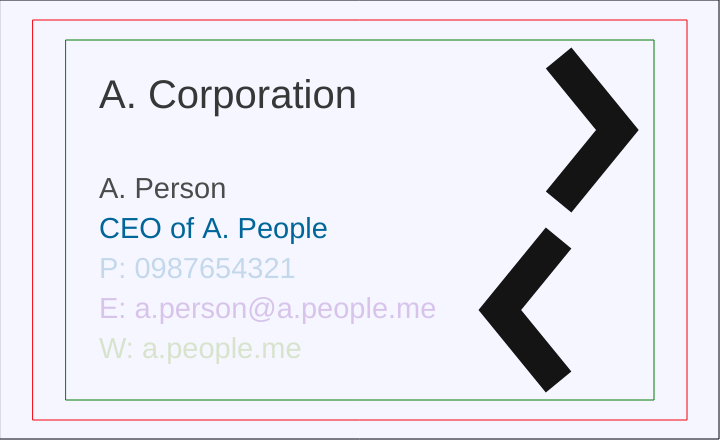
Frame 1 (no input)
Frame 60 (no input): identical to frame 1, image omitted
Frame 120 (the mouse pressed at the canvas centre since frame 60): identical to frame 1, image omitted

The p5.js sketch that drew this single still picture (run headless with seeded random() and noise() and a simulated clock; from frame 60 on, the mouse is pressed at the canvas centre):

// p5.js sketch
// ── sketch.js
// Print dimensions - good to keep ratios as variables throughout!
var cardH = 400;
var cardW = Math.round(cardH*1.636); // maintains aspect ratio throughout

// additional bleed and padding %
// use native JavaScript object Math to round - can't have decimals for pixels
var bleedPadW = Math.round(cardW*0.05);
var bleedPadH = Math.round(cardH*0.05);

// dimensions for bleed area
var bleedXmin = 0;
var bleedXmax = cardW + (bleedPadW*2);
var bleedYmin = 0;
var bleedYmax = cardH + (bleedPadH*2);

// dims for centered card area
var cardXmin = 0 + bleedPadW;
var cardXmax = cardW;
var cardYmin = 0 + bleedPadH;
var cardYmax = cardH;

// dims for centered padding area
var padXmin = cardXmin + bleedPadW;
var padXmax = cardXmax - bleedPadW*2;
var padYmin = cardYmin + bleedPadH;
var padYmax = cardYmax - bleedPadH*2;


function setup() {
	createCanvas(bleedXmax, bleedYmax); //width and height of my canvas
	stroke("black");
	rect(bleedXmin, bleedYmin, bleedXmax-1, bleedYmax-1); // minus one to make it visible inside canvas
	stroke("red");
	rect(cardXmin, cardYmin, cardXmax, cardYmax); // centered
	stroke("green");
	rect(padXmin, padYmin, padXmax, padYmax); // centered
	background(15, 25, 255, 10);
	noStroke();

	// careful! see textSize is used by p5.js library, so don't name it as a var
	var fontSizeA = Math.round(cardH/10);
	fill(55);
	textSize(fontSizeA);
	text("A. Corporation", padXmin+bleedPadW, padYmax*0.3)
	var fontSizeNorm = Math.round(cardH/14); // maintain aspect ratio with text too
	fill(75);
	textSize(fontSizeNorm);
	text("A. Person", padXmin+bleedPadW, padYmax*0.55);
	fill(0, 102, 153); // note color values - try to improve with cymk-style colors
	text("CEO of A. People", padXmin+bleedPadW, (padYmax*0.55)+fontSizeA);
	fill(0, 102, 153, 51); // note 4th value is alpha (transparency)
	text("P: 0987654321", padXmin+bleedPadW, (padYmax*0.55)+(fontSizeA*2));
	fill(102, 0, 153, 51);
	text("E: a.person@a.people.me", padXmin+bleedPadW, (padYmax*0.55)+(fontSizeA*3));
	fill(102, 153, 0, 51);
	text("W: a.people.me", padXmin+bleedPadW, (padYmax*0.55)+(fontSizeA*4));

	noFill();
	stroke(20);
	strokeCap(SQUARE);
	strokeWeight(bleedPadW);
	translate(padXmax*0.95, padYmin);
	beginShape();
	vertex(0, 0+(padYmax*0.05));
	vertex(padXmax*0.1, padYmax*0.25);
	vertex(0, padYmax*0.45);
	endShape();
	beginShape();
	vertex(0, 0+(padYmax*0.55));
	vertex(-padXmax*0.1, padYmax*0.75);
	vertex(0, padYmax*0.95);
	endShape();
	
}

function draw() {


}
